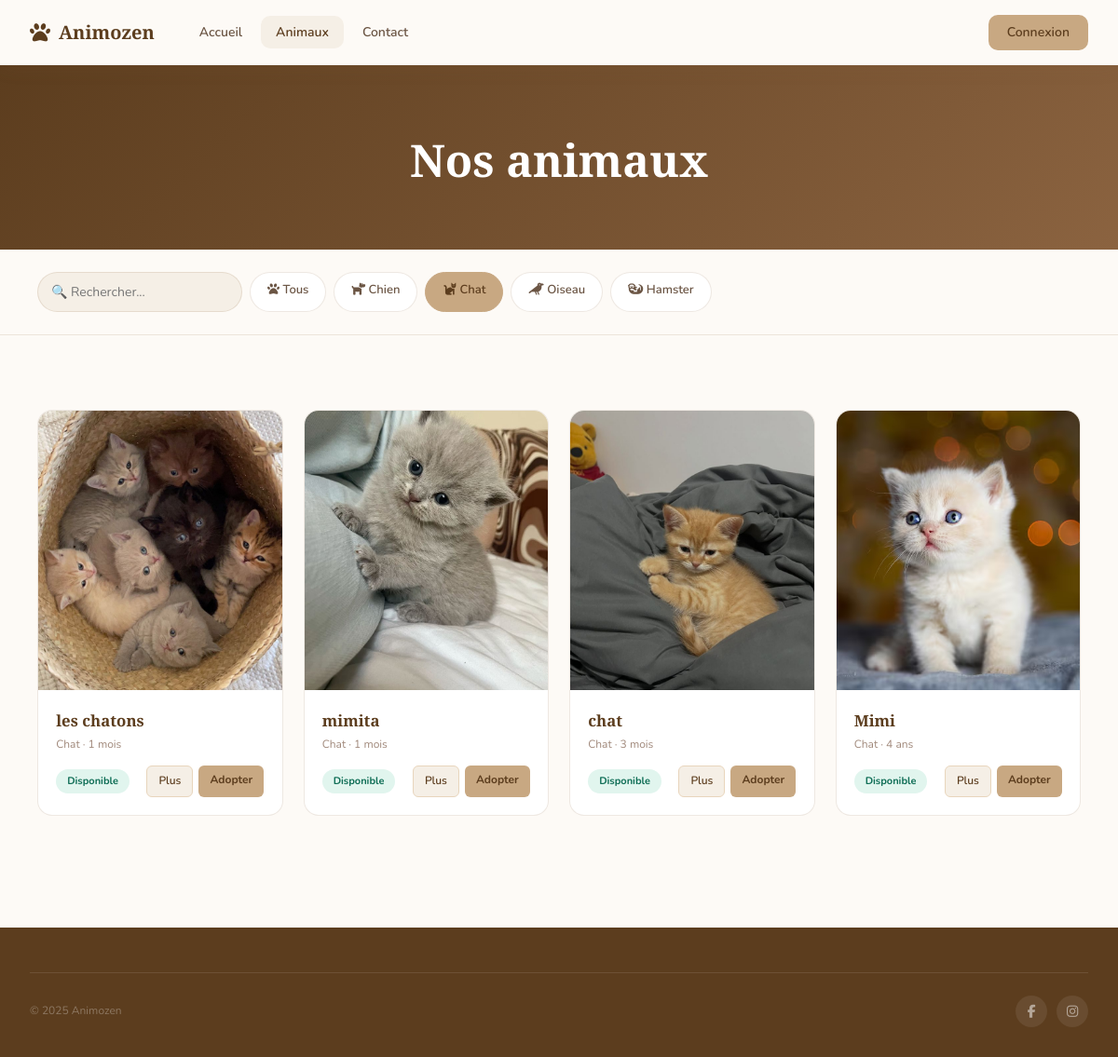
Page /pets.php?type=Chat on the committed database.
### tables this page shows
CREATE TABLE `animaux` (
  `id` int(11) NOT NULL,
  `nom` varchar(100) DEFAULT NULL,
  `type` varchar(50) DEFAULT NULL,
  `age` int(11) DEFAULT NULL,
  `image` varchar(255) DEFAULT NULL,
  `description` text DEFAULT NULL,
  `id_utilisateur` int(11) DEFAULT NULL,
  `age_unite` varchar(10) DEFAULT 'ans'
);

### pets.php (the view, shortened to what this page needs)
<?php
require_once 'config.php';
$type_filter = trim($_GET['type'] ?? '');
$search = trim($_GET['q'] ?? '');
$sql = "SELECT a.*, u.whatsapp FROM animaux a LEFT JOIN utilisateurs u ON a.id_utilisateur = u.id WHERE 1=1";
$params = [];
if($type_filter) { $sql .= " AND LOWER(a.type) = LOWER(?)"; $params[] = $type_filter; }
$sql .= " ORDER BY a.id DESC";
$stmt = $pdo->prepare($sql);
$stmt->execute($params);
$animaux = $stmt->fetchAll();
?>
<!DOCTYPE html>
<html lang="fr">
<head>
<link rel="stylesheet" href="https://cdnjs.cloudflare.com/ajax/libs/font-awesome/6.5.1/css/all.min.css"/>
<link rel="stylesheet" href="style.css"/>
</head>
<body>
<nav class="navbar scrolled">
  <div class="nav-container">
    <a href="index.php" class="nav-logo"><i class="fa-solid fa-paw"></i><span>Animozen</span></a>
    <ul class="nav-links">
      <li><a href="index.php">Accueil</a></li>
      <li><a href="pets.php" class="active">Animaux</a></li>
      <li><a href="contact.php">Contact</a></li>
    </ul>
    <div class="nav-auth">
      <?php if(isset($_SESSION['user_id'])): ?>
        <a href="mes_animaux.php" class="btn-nav">Mes animaux</a>
        <a href="logout.php" class="btn-nav">Déconnexion</a>
      <?php else: ?>
        <a href="connexion.php" class="btn-nav-solid">Connexion</a>
      <?php endif; ?>
    </div>
  </div>
</nav>
<div class="page-top">
  <div class="page-header"><h1>Nos animaux</h1></div>
  <div style="max-width:1200px;margin:0 auto;padding:1.5rem 2.5rem;display:flex;gap:10px;flex-wrap:wrap;align-items:center;border-bottom:1px solid var(--border);">
    <form method="GET" style="display:flex;gap:8px;flex-wrap:wrap;flex:1;">
      <input type="text" name="q" value="<?= htmlspecialchars($search) ?>" class="form-input" placeholder="🔍 Rechercher..." style="max-width:220px;border-radius:999px;"/>
      <?php foreach([''=>'<i class="fa-solid fa-paw"></i> Tous','chien'=>'<i class="fa-solid fa-dog"></i> Chien','chat'=>'<i class="fa-solid fa-cat"></i> Chat','oiseau'=>'<i class="fa-solid fa-crow"></i> Oiseau','hamster'=>'<i class="fa-solid fa-otter"></i> Hamster'] as $t => $label):
    $active = strtolower($type_filter) === $t ? 'background:var(--beige);color:var(--brown-dark);border-color:var(--beige);' : '';
?>
<a href="pets.php?type=<?= $t ?>&q=<?= urlencode($search) ?>" style="padding:8px 18px;border:1.5px solid var(--border);border-radius:999px;font-size:13px;font-weight:600;cursor:pointer;background:var(--white);color:var(--text2);text-decoration:none;<?= $active ?>"><?= $label ?></a>
<?php endforeach; ?>
    </form>
  </div>
  <div class="section">
    <div class="pets-grid">
      <?php foreach($animaux as $a):
$type_lower = strtolower($a['type']);
$icon = $type_lower === 'chat'    ? '<i class="fa-solid fa-cat"></i>'
      : ($type_lower === 'oiseau'  ? '<i class="fa-solid fa-dove"></i>'
      : ($type_lower === 'hamster' ? '<i class="fa-solid fa-paw"></i>'
      :                              '<i class="fa-solid fa-dog"></i>'));      ?>
      <div class="pet-card">
        <div class="pet-thumb">
          <?php if(!empty($a['image']) && file_exists('uploads/'.$a['image'])): ?>
            <img src="uploads/<?= htmlspecialchars($a['image']) ?>" alt="<?= htmlspecialchars($a['nom']) ?>"/>
          <?php else: ?><span class="pet-thumb-placeholder" style="font-size:2.5rem;"><?= $icon ?></span>
          <?php endif; ?>
        </div>
        <div class="pet-body">
          <h3><?= htmlspecialchars($a['nom']) ?></h3>
          <p class="meta"><?= htmlspecialchars($a['type']) ?> · <?= $a['age'] ?> <?= $a['age_unite'] ?? 'ans' ?></p>          <div class="pet-foot">
            <span class="badge badge-available">Disponible</span>
            <div class="pet-actions">
              <a href="detail.php?id=<?= $a['id'] ?>" class="btn-detail">Plus</a>
              <?php if(!empty($a['whatsapp'])): ?>
                <a href="https://wa.me/<?= htmlspecialchars($a['whatsapp']) ?>?text=<?= urlencode('Bonjour, je veux adopter: '.$a['nom']) ?>" target="_blank" class="btn-adopt-sm">Adopter</a>
              <?php else: ?>
                <a href="detail.php?id=<?= $a['id'] ?>" class="btn-adopt-sm">Adopter</a>
              <?php endif; ?>
            </div>
          </div>
        </div>
      </div>
      <?php endforeach; ?>
    </div>
  </div>
</div>
<footer class="footer">
  <div class="footer-bottom" style="max-width:1200px;margin:0 auto;">
    <span class="footer-copy">© 2025 Animozen</span>
    <div class="footer-socials">
      <a href="#"><i class="fa-brands fa-facebook-f"></i></a>
      <a href="#"><i class="fa-brands fa-instagram"></i></a>
    </div>
  </div>
</footer>
</body>
</html>

### rows in the picture
animaux: image (picture), nom "les chatons", type "Chat", age "1", age_unite "mois"
animaux: image (picture), nom "mimita", type "Chat", age "1", age_unite "mois"
animaux: image (picture), nom "chat", type "Chat", age "3", age_unite "mois"
animaux: image (picture), nom "Mimi", type "Chat", age "4", age_unite "ans"

### other values in the picture
$label "Tous"
$label "Chien"
$label "Chat"
$label "Oiseau"
$label "Hamster"
